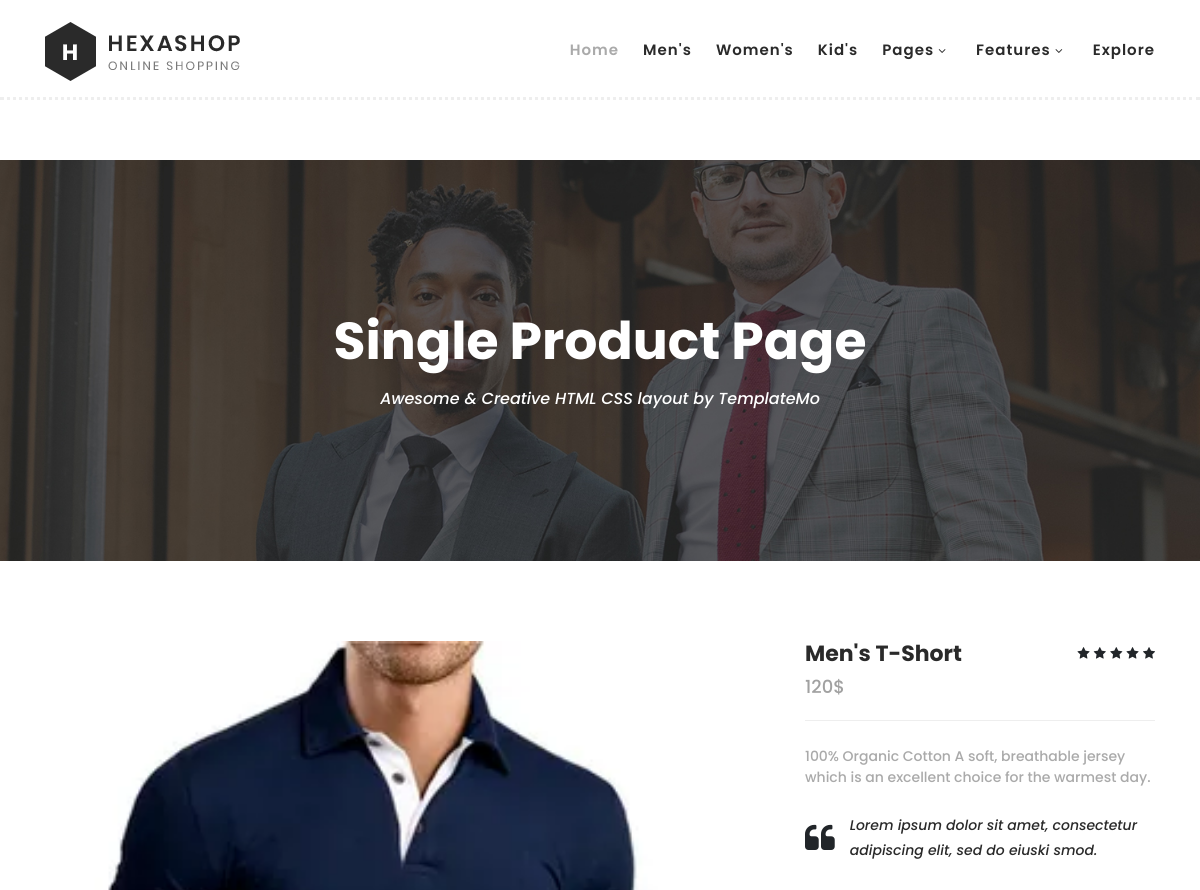
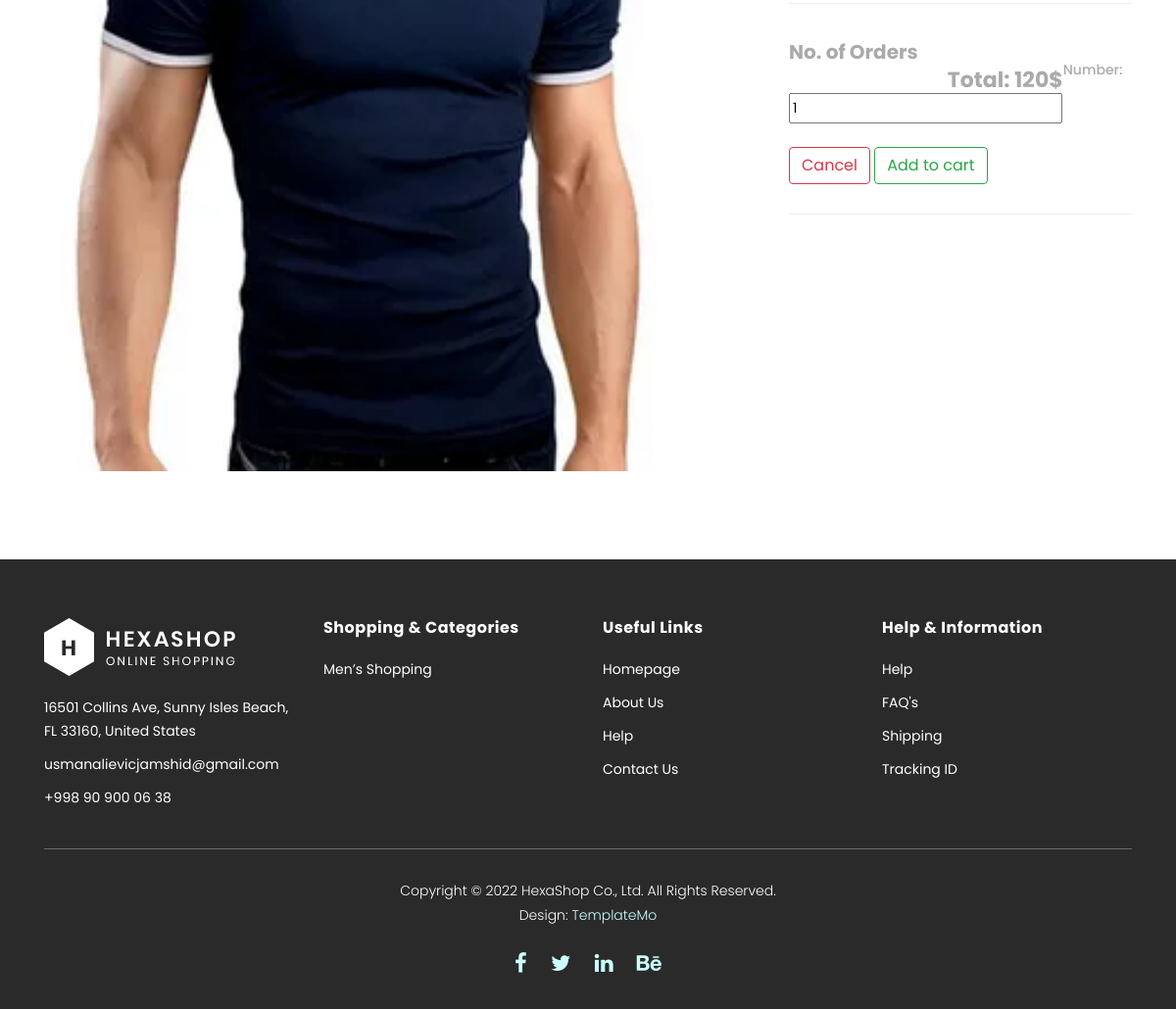
The app's page /update/5/ with its own data (2 pictures, top to bottom).
### websiteapp/models.py (models this page shows)
class Product(models.Model):
    name = models.CharField(max_length=20)
    description = models.CharField(max_length=100)
    price = models.IntegerField()
    image = models.ImageField(upload_to = 'images/')
    number = models.IntegerField(default=1)

### websiteapp/views.py (the view, shortened to what this page needs)
# urls.py: path('update/<int:id>/', views.update),
def update(request, id):
    product = get_object_or_404(Product, id=id)
    form = ProductForm(request.POST or None, instance = product)
    return render(request, 'update.html', context={'context': form, "product": product})

### websiteapp/form.py
class ProductForm(ModelForm):
    class Meta:
        model = Product
        fields = ['number']

### templates/update.html (shortened to what this page needs)
{% load static %}
<!DOCTYPE html>
<html lang="en">
  <head>
    <link rel="stylesheet" type="text/css" href="{% static 'css/bootstrap.min.css' %}">
    <link rel="stylesheet" type="text/css" href="{% static 'css/font-awesome.css' %}">
    <link rel="stylesheet" href="{% static 'css/templatemo-hexashop.css' %}">
    <link rel="stylesheet" href="{% static 'css/owl-carousel.css' %}">
    <link rel="stylesheet" href="{% static 'css/lightbox.css' %}">
<body>
    <header class="header-area header-sticky">
        <div class="container">
            <div class="row">
                <div class="col-12">
                    <nav class="main-nav">
                        <a href="index.html" class="logo">
                            <img src="{% static 'images/logo.png' %}">
                        </a>
                        <ul class="nav">
                            <li class="scroll-to-section"><a href="http://127.0.0.1:8000/" class="active">Home</a></li>
                            <li class="scroll-to-section"><a href="http://127.0.0.1:8000/">Men's</a></li>
                            <li class="scroll-to-section"><a href="http://127.0.0.1:8000/">Women's</a></li>
                            <li class="scroll-to-section"><a href="http://127.0.0.1:8000/">Kid's</a></li>
                            <li class="submenu">
                                <a href="javascript:;">Pages</a>
                            </li>
                            <li class="submenu">
                                <a href="javascript:;">Features</a>
                            </li>
                            <li class="scroll-to-section"><a href="http://127.0.0.1:8000/index.html">Explore</a></li>
                        </ul>
                    </nav>
                </div>
            </div>
        </div>
    </header>
    <div class="page-heading" id="top">
        <div class="container">
            <div class="row">
                <div class="col-lg-12">
                    <div class="inner-content">
                        <h2>Single Product Page</h2>
                        <span>Awesome &amp; Creative HTML CSS layout by TemplateMo</span>
                    </div>
                </div>
            </div>
        </div>
    </div>
    <section class="section" id="product">
        <div class="container">
            <div class="row">
                <div class="col-lg-8">
                <div class="left-images">
                    <img src="{{ product.image.url }}">
                </div>
            </div>
            <div class="col-lg-4">
                <div class="right-content">
                    <h4>{{ product.name }}</h4>
                    <span class="price">{{ product.price }}$</span>
                    <ul class="stars">
                        <li><i class="fa fa-star"></i></li>
                        <li><i class="fa fa-star"></i></li>
                        <li><i class="fa fa-star"></i></li>
                        <li><i class="fa fa-star"></i></li>
                        <li><i class="fa fa-star"></i></li>
                    </ul>
                    <span>{{product.description}}</span>
                    <div class="quote">
                        <i class="fa fa-quote-left"></i><p>Lorem ipsum dolor sit amet, consectetur adipiscing elit, sed do eiuski smod.</p>
                    </div>
                    <div class="quantity-content">
                        <div class="left-content">
                            <h6>No. of Orders</h6>
                        </div>
                        <form method="post">
                            <div class="total">
                                <h4>Total: {{ product.price }}$</h4>
                                {{context.as_p}}
                                <br>
                                <a type="button" class="btn btn-outline-danger" href="http://127.0.0.1:8000/">Cancel</a>
                                <button type="submit" class="btn btn-outline-success">Add to cart</button>
                            </div>
                        </form>
                    </div>
                </div>
            </div>
            </div>
        </div>
    </section>
    <footer>
        <div class="container">
            <div class="row">
                <div class="col-lg-3">
                    <div class="first-item">
                        <div class="logo">
                            <img src="{% static 'images/white-logo.png' %}" alt="hexashop ecommerce templatemo">
                        </div>
                        <ul>
                            <li><a href="#">16501 Collins Ave, Sunny Isles Beach, FL 33160, United States</a></li>
                            <li><a href="#">usmanalievicjamshid@gmail.com</a></li>
                            <li><a href="#">+998 90 900 06 38</a></li>
                        </ul>
                    </div>
                </div>
                <div class="col-lg-3">
                    <h4>Shopping &amp; Categories</h4>
                    <ul>
                        <li><a href="#">Men’s Shopping</a></li>
                    </ul>
                </div>
                <div class="col-lg-3">
                    <h4>Useful Links</h4>
                    <ul>
                        <li><a href="#">Homepage</a></li>
                        <li><a href="#">About Us</a></li>
                        <li><a href="#">Help</a></li>
                        <li><a href="#">Contact Us</a></li>
                    </ul>
                </div>
                <div class="col-lg-3">
                    <h4>Help &amp; Information</h4>
                    <ul>
                        <li><a href="#">Help</a></li>
                        <li><a href="#">FAQ's</a></li>
                        <li><a href="#">Shipping</a></li>
                        <li><a href="#">Tracking ID</a></li>
                    </ul>
                </div>
                <div class="col-lg-12">
                    <div class="under-footer">
                        <p>Copyright © 2022 HexaShop Co., Ltd. All Rights Reserved.
                        <br>Design: <a href="https://templatemo.com" target="_parent" title="free css templates">TemplateMo</a></p>
                        <ul>
                            <li><a href="#"><i class="fa fa-facebook"></i></a></li>
                            <li><a href="#"><i class="fa fa-twitter"></i></a></li>
                            <li><a href="#"><i class="fa fa-linkedin"></i></a></li>
                            <li><a href="#"><i class="fa fa-behance"></i></a></li>
                        </ul>
                    </div>
                </div>
            </div>
        </div>
    </footer>
  </body>
</html>

### records on screen
Product: image (picture), name "Men's T-Short", price "120", description "100% Organic Cotton A soft, breathable jersey which is an excellent choice for the warmest day.", number "1"
